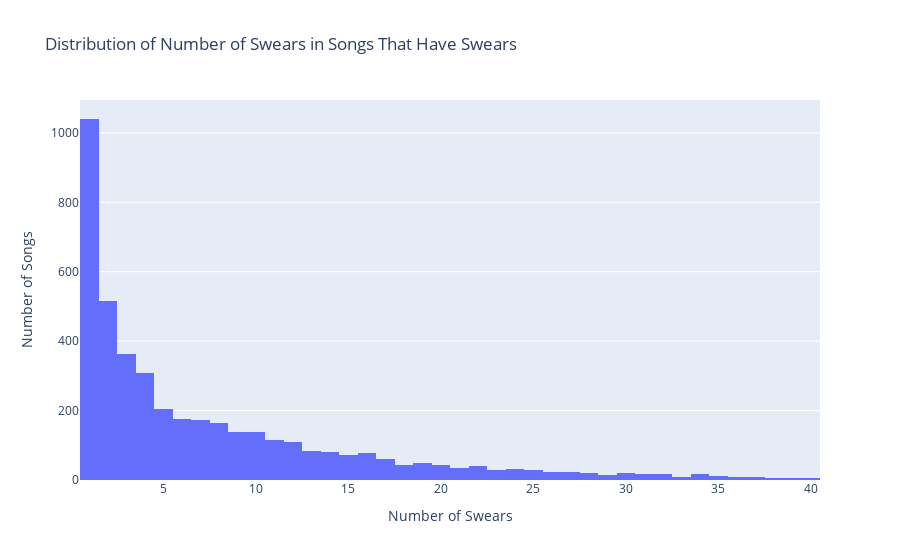

Notebook source saved alongside this figure:
### Code cell
import plotly.io as pio

# Load figure from JSON file
with open("dist_swears.json", "r") as file:
    fig = pio.from_json(file.read())
fig

### Figure 1 — Plotly figure (JSON) as saved in the notebook; plotly's stock layout.template omitted (floating-point values rounded to 4 significant figures; data arrays with more than 128 entries replaced by an {"elided": "..."} marker saying what was removed)
{"data": [{"alignmentgroup": "True", "bingroup": "x", "hovertemplate": "Value=%{x}<br>count=%{y}<extra></extra>", "legendgroup": "", "marker": {"color": "#636efa", "pattern": {"shape": ""}}, "name": "", "nbinsx": 40, "offsetgroup": "", "orientation": "v", "showlegend": false, "type": "histogram", "x": {"elided": "4326 int values"}, "xaxis": "x", "yaxis": "y"}], "layout": {"autosize": true, "barmode": "relative", "legend": {"tracegroupgap": 0}, "title": {"text": "Distribution of Number of Swears in Songs That Have Swears"}, "xaxis": {"anchor": "y", "autorange": true, "domain": [0, 1], "range": [0.5, 40.5], "title": {"text": "Number of Swears"}, "type": "linear"}, "yaxis": {"anchor": "x", "autorange": true, "domain": [0, 1], "range": [0, 1095.0], "title": {"text": "Number of Songs"}}}}
